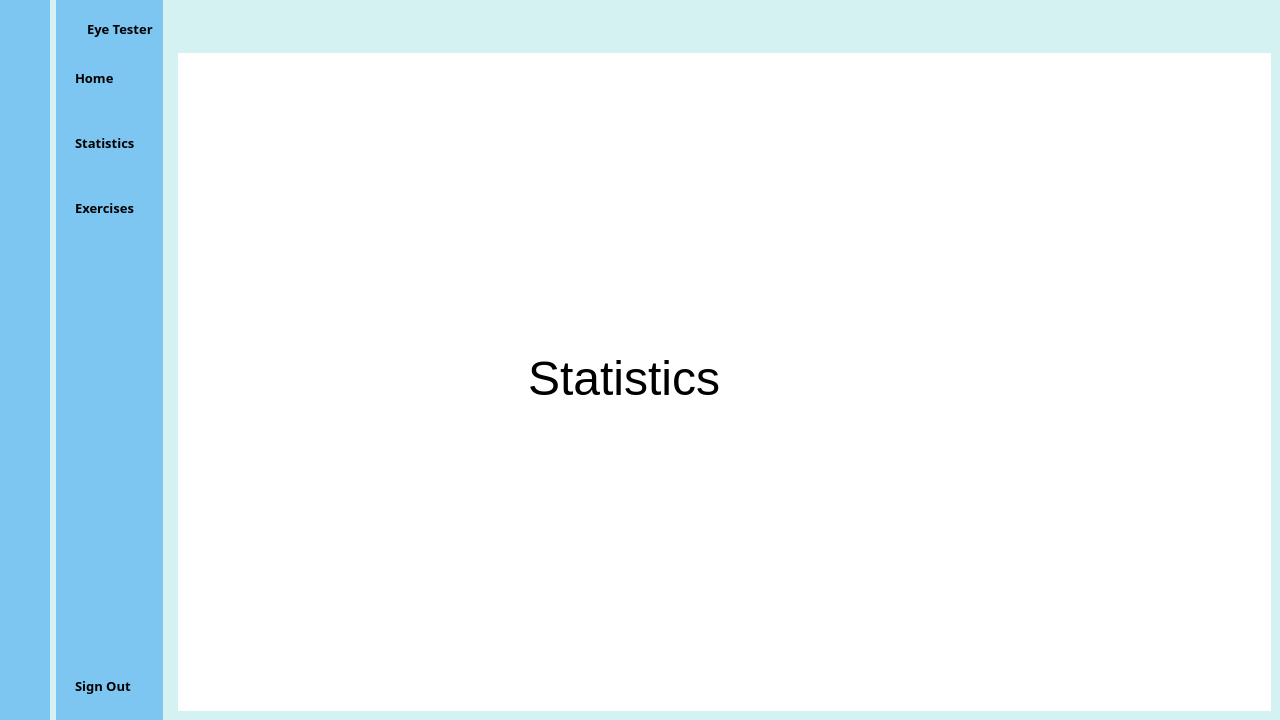
<?xml version="1.0" encoding="UTF-8"?>
<ui version="4.0">
 <class>MainWindow</class>
 <widget class="QMainWindow" name="MainWindow">
  <property name="enabled">
   <bool>true</bool>
  </property>
  <property name="geometry">
   <rect>
    <x>0</x>
    <y>0</y>
    <width>1280</width>
    <height>720</height>
   </rect>
  </property>
  <property name="windowTitle">
   <string>MainWindow</string>
  </property>
  <property name="styleSheet">
   <string notr="true">background-color: #D5F2F2</string>
  </property>
  <widget class="QWidget" name="centralwidget">
   <layout class="QGridLayout" name="gridLayout">
    <property name="leftMargin">
     <number>0</number>
    </property>
    <property name="topMargin">
     <number>0</number>
    </property>
    <property name="rightMargin">
     <number>0</number>
    </property>
    <property name="bottomMargin">
     <number>0</number>
    </property>
    <item row="0" column="1">
     <widget class="QWidget" name="text_widget" native="true">
      <property name="styleSheet">
       <string notr="true">QWidget{
	
	background-color: #7EC6F2
}

QPushButton{
	color: black;
	text-align:left;
	height:50px;
	border: none;
	padding-left: 10px;
	border-top-left-radius: 10px;
	border-bottom-left-radius: 10px;
}

QPushButton:checked{
	background-color: #ffffff;
	color: #7EC6F2;
	font-weight: bold;
}
QPushButton:hover{
	background-color: #ffffff;
	color: #7EC6F2;
	font-weight: bold;
}
</string>
      </property>
      <layout class="QVBoxLayout" name="verticalLayout_2">
       <property name="spacing">
        <number>15</number>
       </property>
       <property name="topMargin">
        <number>20</number>
       </property>
       <property name="rightMargin">
        <number>0</number>
       </property>
       <item>
        <layout class="QHBoxLayout" name="horizontalLayout_2">
         <property name="rightMargin">
          <number>10</number>
         </property>
         <item>
          <widget class="QLabel" name="label_2">
           <property name="maximumSize">
            <size>
             <width>40</width>
             <height>40</height>
            </size>
           </property>
           <property name="text">
            <string/>
           </property>
           <property name="pixmap">
            <pixmap resource="images.qrc">:/newPrefix/eye.png</pixmap>
           </property>
           <property name="scaledContents">
            <bool>true</bool>
           </property>
          </widget>
         </item>
         <item>
          <widget class="QLabel" name="label_3">
           <property name="font">
            <font>
             <family>Segoe UI Black</family>
             <pointsize>10</pointsize>
             <weight>75</weight>
             <bold>true</bold>
            </font>
           </property>
           <property name="text">
            <string>Eye Tester</string>
           </property>
           <property name="alignment">
            <set>Qt::AlignLeading|Qt::AlignLeft|Qt::AlignVCenter</set>
           </property>
          </widget>
         </item>
        </layout>
       </item>
       <item>
        <widget class="QPushButton" name="homeButton2">
         <property name="font">
          <font>
           <family>Segoe UI Black</family>
           <pointsize>10</pointsize>
           <weight>75</weight>
           <bold>true</bold>
          </font>
         </property>
         <property name="text">
          <string>Home</string>
         </property>
         <property name="icon">
          <iconset resource="images.qrc">
           <normaloff>:/newPrefix/home.png</normaloff>:/newPrefix/home.png</iconset>
         </property>
         <property name="iconSize">
          <size>
           <width>30</width>
           <height>30</height>
          </size>
         </property>
         <property name="checkable">
          <bool>true</bool>
         </property>
         <property name="autoExclusive">
          <bool>true</bool>
         </property>
        </widget>
       </item>
       <item>
        <widget class="QPushButton" name="statisticsButton2">
         <property name="font">
          <font>
           <family>Segoe UI Black</family>
           <pointsize>10</pointsize>
           <weight>75</weight>
           <bold>true</bold>
          </font>
         </property>
         <property name="text">
          <string>Statistics</string>
         </property>
         <property name="icon">
          <iconset resource="images.qrc">
           <normaloff>:/newPrefix/user (1).png</normaloff>:/newPrefix/user (1).png</iconset>
         </property>
         <property name="iconSize">
          <size>
           <width>30</width>
           <height>30</height>
          </size>
         </property>
         <property name="checkable">
          <bool>true</bool>
         </property>
         <property name="autoExclusive">
          <bool>true</bool>
         </property>
        </widget>
       </item>
       <item>
        <widget class="QPushButton" name="exercisesButton2">
         <property name="font">
          <font>
           <family>Segoe UI Black</family>
           <pointsize>10</pointsize>
           <weight>75</weight>
           <bold>true</bold>
          </font>
         </property>
         <property name="text">
          <string>Exercises</string>
         </property>
         <property name="icon">
          <iconset resource="images.qrc">
           <normaloff>:/newPrefix/settings.png</normaloff>:/newPrefix/settings.png</iconset>
         </property>
         <property name="iconSize">
          <size>
           <width>30</width>
           <height>30</height>
          </size>
         </property>
         <property name="checkable">
          <bool>true</bool>
         </property>
         <property name="autoExclusive">
          <bool>true</bool>
         </property>
        </widget>
       </item>
       <item>
        <spacer name="verticalSpacer_2">
         <property name="orientation">
          <enum>Qt::Vertical</enum>
         </property>
         <property name="sizeHint" stdset="0">
          <size>
           <width>20</width>
           <height>209</height>
          </size>
         </property>
        </spacer>
       </item>
       <item>
        <widget class="QPushButton" name="pushButton_12">
         <property name="font">
          <font>
           <family>Segoe UI Black</family>
           <pointsize>10</pointsize>
           <weight>75</weight>
           <bold>true</bold>
          </font>
         </property>
         <property name="text">
          <string>Sign Out</string>
         </property>
         <property name="icon">
          <iconset resource="images.qrc">
           <normaloff>:/newPrefix/logout.png</normaloff>:/newPrefix/logout.png</iconset>
         </property>
         <property name="iconSize">
          <size>
           <width>30</width>
           <height>30</height>
          </size>
         </property>
        </widget>
       </item>
      </layout>
     </widget>
    </item>
    <item row="0" column="2">
     <widget class="QWidget" name="main_menu_widget" native="true">
      <layout class="QVBoxLayout" name="verticalLayout_3">
       <item>
        <widget class="QWidget" name="header_widget" native="true">
         <layout class="QHBoxLayout" name="horizontalLayout_3">
          <item>
           <widget class="QPushButton" name="menuButton">
            <property name="styleSheet">
             <string notr="true">border: none;</string>
            </property>
            <property name="text">
             <string/>
            </property>
            <property name="icon">
             <iconset resource="images.qrc">
              <normaloff>:/newPrefix/list.png</normaloff>:/newPrefix/list.png</iconset>
            </property>
            <property name="iconSize">
             <size>
              <width>30</width>
              <height>30</height>
             </size>
            </property>
            <property name="checkable">
             <bool>true</bool>
            </property>
           </widget>
          </item>
          <item>
           <spacer name="horizontalSpacer">
            <property name="orientation">
             <enum>Qt::Horizontal</enum>
            </property>
            <property name="sizeHint" stdset="0">
             <size>
              <width>540</width>
              <height>20</height>
             </size>
            </property>
           </spacer>
          </item>
         </layout>
        </widget>
       </item>
       <item>
        <widget class="QStackedWidget" name="stackedWidget">
         <property name="styleSheet">
          <string notr="true">background-color: rgb(255, 255, 255);</string>
         </property>
         <property name="currentIndex">
          <number>2</number>
         </property>
         <widget class="QWidget" name="home_window">
          <widget class="QLabel" name="label_4">
           <property name="geometry">
            <rect>
             <x>430</x>
             <y>240</y>
             <width>121</width>
             <height>101</height>
            </rect>
           </property>
           <property name="font">
            <font>
             <pointsize>28</pointsize>
            </font>
           </property>
           <property name="text">
            <string>HOME</string>
           </property>
          </widget>
         </widget>
         <widget class="QWidget" name="page23_window">
          <widget class="QLabel" name="label_7">
           <property name="geometry">
            <rect>
             <x>380</x>
             <y>220</y>
             <width>221</width>
             <height>191</height>
            </rect>
           </property>
           <property name="text">
            <string>1231231</string>
           </property>
          </widget>
         </widget>
         <widget class="QWidget" name="statistics_window">
          <widget class="QLabel" name="label_5">
           <property name="geometry">
            <rect>
             <x>350</x>
             <y>250</y>
             <width>401</width>
             <height>151</height>
            </rect>
           </property>
           <property name="font">
            <font>
             <pointsize>36</pointsize>
            </font>
           </property>
           <property name="text">
            <string>Statistics</string>
           </property>
          </widget>
         </widget>
         <widget class="QWidget" name="exercises_window">
          <widget class="QLabel" name="label_6">
           <property name="geometry">
            <rect>
             <x>500</x>
             <y>270</y>
             <width>291</width>
             <height>171</height>
            </rect>
           </property>
           <property name="font">
            <font>
             <pointsize>28</pointsize>
            </font>
           </property>
           <property name="text">
            <string>Exercises</string>
           </property>
          </widget>
         </widget>
        </widget>
       </item>
      </layout>
     </widget>
    </item>
    <item row="0" column="0">
     <widget class="QWidget" name="icon_widget" native="true">
      <property name="styleSheet">
       <string notr="true">QWidget{
	
	background-color:#7EC6F2
}

QPushButton{
	color: black;
	height:50px;
	border: none;
	border-radius: 10px;
}

QPushButton:checked{
	background-color: #ffffff;
	color: #7EC6F2;
	font-weight: bold;
}
QPushButton:hover{
	background-color: #ffffff;
	color: #7EC6F2;
	font-weight: bold;
}</string>
      </property>
      <layout class="QVBoxLayout" name="verticalLayout">
       <property name="spacing">
        <number>15</number>
       </property>
       <property name="topMargin">
        <number>20</number>
       </property>
       <item>
        <layout class="QHBoxLayout" name="horizontalLayout">
         <item>
          <widget class="QLabel" name="label">
           <property name="maximumSize">
            <size>
             <width>40</width>
             <height>40</height>
            </size>
           </property>
           <property name="text">
            <string/>
           </property>
           <property name="pixmap">
            <pixmap resource="images.qrc">:/newPrefix/eye.png</pixmap>
           </property>
           <property name="scaledContents">
            <bool>true</bool>
           </property>
          </widget>
         </item>
        </layout>
       </item>
       <item>
        <widget class="QPushButton" name="homeButton1">
         <property name="text">
          <string/>
         </property>
         <property name="icon">
          <iconset resource="images.qrc">
           <normaloff>:/newPrefix/home.png</normaloff>:/newPrefix/home.png</iconset>
         </property>
         <property name="iconSize">
          <size>
           <width>30</width>
           <height>30</height>
          </size>
         </property>
         <property name="checkable">
          <bool>true</bool>
         </property>
         <property name="autoExclusive">
          <bool>true</bool>
         </property>
        </widget>
       </item>
       <item>
        <widget class="QPushButton" name="statisticsButton1">
         <property name="text">
          <string/>
         </property>
         <property name="icon">
          <iconset resource="images.qrc">
           <normaloff>:/newPrefix/user (1).png</normaloff>:/newPrefix/user (1).png</iconset>
         </property>
         <property name="iconSize">
          <size>
           <width>30</width>
           <height>30</height>
          </size>
         </property>
         <property name="checkable">
          <bool>true</bool>
         </property>
         <property name="autoExclusive">
          <bool>true</bool>
         </property>
        </widget>
       </item>
       <item>
        <widget class="QPushButton" name="exercisesButton1">
         <property name="text">
          <string/>
         </property>
         <property name="icon">
          <iconset resource="images.qrc">
           <normaloff>:/newPrefix/settings.png</normaloff>:/newPrefix/settings.png</iconset>
         </property>
         <property name="iconSize">
          <size>
           <width>30</width>
           <height>30</height>
          </size>
         </property>
         <property name="checkable">
          <bool>true</bool>
         </property>
         <property name="autoExclusive">
          <bool>true</bool>
         </property>
        </widget>
       </item>
       <item>
        <spacer name="verticalSpacer">
         <property name="orientation">
          <enum>Qt::Vertical</enum>
         </property>
         <property name="sizeHint" stdset="0">
          <size>
           <width>20</width>
           <height>209</height>
          </size>
         </property>
        </spacer>
       </item>
       <item>
        <widget class="QPushButton" name="pushButton_6">
         <property name="text">
          <string/>
         </property>
         <property name="icon">
          <iconset resource="images.qrc">
           <normaloff>:/newPrefix/logout.png</normaloff>:/newPrefix/logout.png</iconset>
         </property>
         <property name="iconSize">
          <size>
           <width>30</width>
           <height>30</height>
          </size>
         </property>
        </widget>
       </item>
      </layout>
     </widget>
    </item>
   </layout>
  </widget>
 </widget>
 <resources>
  <include location="images.qrc"/>
 </resources>
 <connections>
  <connection>
   <sender>menuButton</sender>
   <signal>toggled(bool)</signal>
   <receiver>text_widget</receiver>
   <slot>setVisible(bool)</slot>
   <hints>
    <hint type="sourcelabel">
     <x>238</x>
     <y>40</y>
    </hint>
    <hint type="destinationlabel">
     <x>195</x>
     <y>306</y>
    </hint>
   </hints>
  </connection>
  <connection>
   <sender>exercisesButton1</sender>
   <signal>toggled(bool)</signal>
   <receiver>exercisesButton2</receiver>
   <slot>setChecked(bool)</slot>
   <hints>
    <hint type="sourcelabel">
     <x>47</x>
     <y>238</y>
    </hint>
    <hint type="destinationlabel">
     <x>102</x>
     <y>240</y>
    </hint>
   </hints>
  </connection>
  <connection>
   <sender>menuButton</sender>
   <signal>toggled(bool)</signal>
   <receiver>icon_widget</receiver>
   <slot>setHidden(bool)</slot>
   <hints>
    <hint type="sourcelabel">
     <x>253</x>
     <y>47</y>
    </hint>
    <hint type="destinationlabel">
     <x>52</x>
     <y>322</y>
    </hint>
   </hints>
  </connection>
  <connection>
   <sender>homeButton2</sender>
   <signal>toggled(bool)</signal>
   <receiver>homeButton1</receiver>
   <slot>setChecked(bool)</slot>
   <hints>
    <hint type="sourcelabel">
     <x>117</x>
     <y>86</y>
    </hint>
    <hint type="destinationlabel">
     <x>45</x>
     <y>92</y>
    </hint>
   </hints>
  </connection>
  <connection>
   <sender>homeButton1</sender>
   <signal>toggled(bool)</signal>
   <receiver>homeButton2</receiver>
   <slot>setChecked(bool)</slot>
   <hints>
    <hint type="sourcelabel">
     <x>30</x>
     <y>96</y>
    </hint>
    <hint type="destinationlabel">
     <x>94</x>
     <y>106</y>
    </hint>
   </hints>
  </connection>
  <connection>
   <sender>statisticsButton1</sender>
   <signal>toggled(bool)</signal>
   <receiver>statisticsButton2</receiver>
   <slot>setChecked(bool)</slot>
   <hints>
    <hint type="sourcelabel">
     <x>36</x>
     <y>174</y>
    </hint>
    <hint type="destinationlabel">
     <x>102</x>
     <y>175</y>
    </hint>
   </hints>
  </connection>
  <connection>
   <sender>statisticsButton2</sender>
   <signal>toggled(bool)</signal>
   <receiver>statisticsButton1</receiver>
   <slot>setChecked(bool)</slot>
   <hints>
    <hint type="sourcelabel">
     <x>119</x>
     <y>150</y>
    </hint>
    <hint type="destinationlabel">
     <x>32</x>
     <y>150</y>
    </hint>
   </hints>
  </connection>
  <connection>
   <sender>exercisesButton2</sender>
   <signal>toggled(bool)</signal>
   <receiver>exercisesButton1</receiver>
   <slot>setChecked(bool)</slot>
   <hints>
    <hint type="sourcelabel">
     <x>102</x>
     <y>212</y>
    </hint>
    <hint type="destinationlabel">
     <x>37</x>
     <y>215</y>
    </hint>
   </hints>
  </connection>
 </connections>
</ui>
